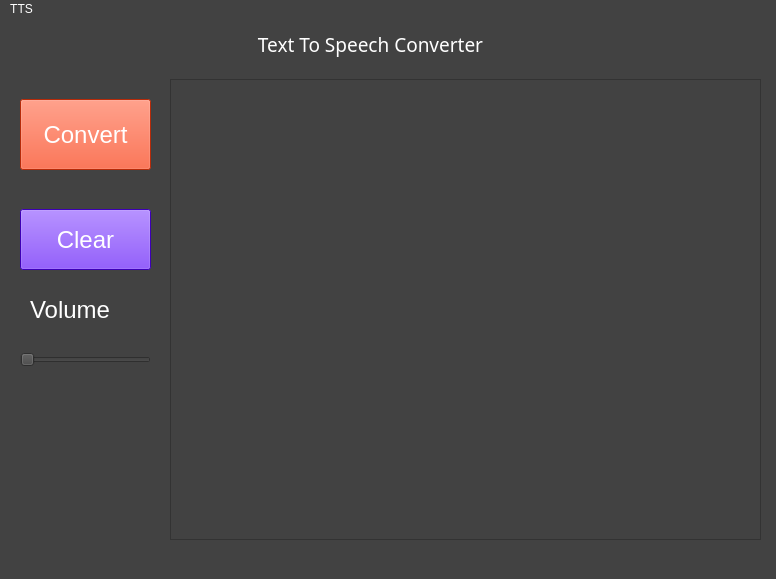
<?xml version="1.0" encoding="UTF-8"?>
<ui version="4.0">
 <class>MainWindow</class>
 <widget class="QMainWindow" name="MainWindow">
  <property name="geometry">
   <rect>
    <x>0</x>
    <y>0</y>
    <width>776</width>
    <height>579</height>
   </rect>
  </property>
  <property name="windowTitle">
   <string>MainWindow</string>
  </property>
  <property name="styleSheet">
   <string notr="true">color: rgb(255, 255, 255);
background-color: rgb(66, 66, 66);</string>
  </property>
  <widget class="QWidget" name="centralwidget">
   <widget class="QLabel" name="label">
    <property name="geometry">
     <rect>
      <x>200</x>
      <y>10</y>
      <width>341</width>
      <height>31</height>
     </rect>
    </property>
    <property name="font">
     <font>
      <family>Rock Salt</family>
      <pointsize>14</pointsize>
     </font>
    </property>
    <property name="text">
     <string>Text To Speech Converter</string>
    </property>
    <property name="alignment">
     <set>Qt::AlignCenter</set>
    </property>
   </widget>
   <widget class="QTextEdit" name="TextBox">
    <property name="geometry">
     <rect>
      <x>170</x>
      <y>60</y>
      <width>591</width>
      <height>461</height>
     </rect>
    </property>
    <property name="font">
     <font>
      <family>Arial Narrow</family>
      <pointsize>14</pointsize>
     </font>
    </property>
   </widget>
   <widget class="QPushButton" name="Convert">
    <property name="geometry">
     <rect>
      <x>20</x>
      <y>80</y>
      <width>131</width>
      <height>71</height>
     </rect>
    </property>
    <property name="font">
     <font>
      <family>Ubuntu</family>
      <pointsize>18</pointsize>
     </font>
    </property>
    <property name="styleSheet">
     <string notr="true">background-color: rgb(255, 60, 12);</string>
    </property>
    <property name="text">
     <string>Convert</string>
    </property>
   </widget>
   <widget class="QPushButton" name="Clear">
    <property name="geometry">
     <rect>
      <x>20</x>
      <y>190</y>
      <width>131</width>
      <height>61</height>
     </rect>
    </property>
    <property name="font">
     <font>
      <family>Ubuntu</family>
      <pointsize>18</pointsize>
     </font>
    </property>
    <property name="styleSheet">
     <string notr="true">background-color: rgb(85, 0, 255);</string>
    </property>
    <property name="text">
     <string>Clear</string>
    </property>
   </widget>
   <widget class="QLabel" name="label_2">
    <property name="geometry">
     <rect>
      <x>30</x>
      <y>280</y>
      <width>101</width>
      <height>21</height>
     </rect>
    </property>
    <property name="font">
     <font>
      <family>Ubuntu</family>
      <pointsize>18</pointsize>
     </font>
    </property>
    <property name="styleSheet">
     <string notr="true"/>
    </property>
    <property name="text">
     <string>Volume</string>
    </property>
   </widget>
   <widget class="QSlider" name="volumeAdjuster">
    <property name="geometry">
     <rect>
      <x>20</x>
      <y>330</y>
      <width>131</width>
      <height>22</height>
     </rect>
    </property>
    <property name="orientation">
     <enum>Qt::Horizontal</enum>
    </property>
   </widget>
  </widget>
  <widget class="QMenuBar" name="menubar">
   <property name="geometry">
    <rect>
     <x>0</x>
     <y>0</y>
     <width>776</width>
     <height>21</height>
    </rect>
   </property>
   <widget class="QMenu" name="menuTTS">
    <property name="title">
     <string>TTS</string>
    </property>
   </widget>
   <addaction name="menuTTS"/>
  </widget>
  <widget class="QStatusBar" name="statusbar"/>
 </widget>
 <resources/>
 <connections/>
</ui>
